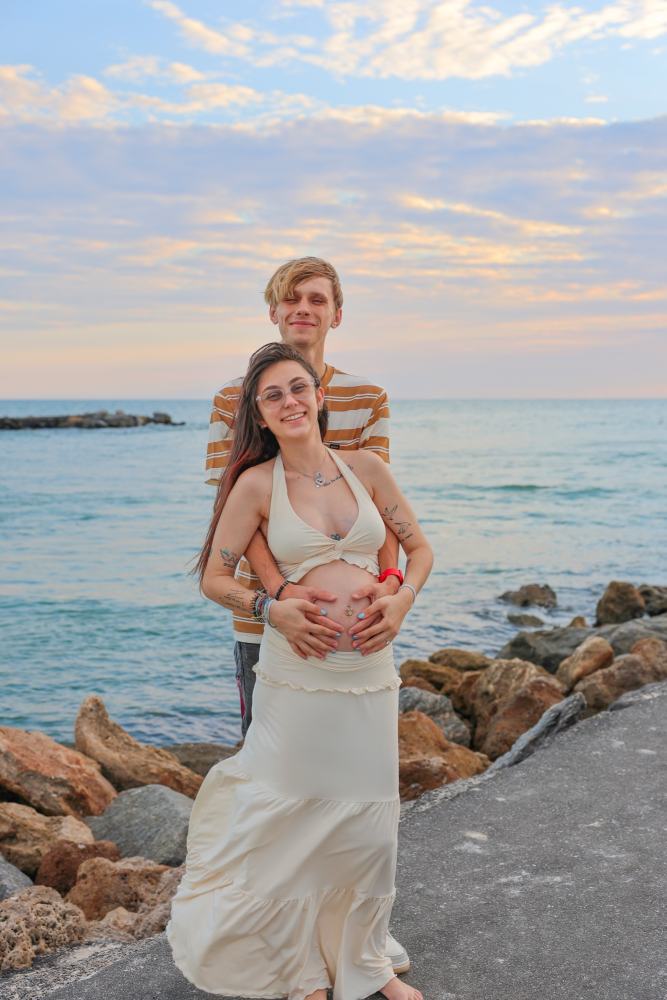
#> input picture images/gallery/birthday-parties/9S3A2709-PS.jpg, 1333 x 2000 px (shown at 1/2 size)
$ python -i process-new-photos.py   (imports and definitions only)
#> lines starting #> are read from the running program, lines starting #| are printed output that depends on the picture; pictures that were not available may be replaced by others from this repository, and a replacement may not be noted
"""
Maya's Moments FL -- New Photo Processor
=========================================
Run this script whenever new photos are added to any gallery category folder.

It will:
  1. Resize any oversized photos to max 2000px on the longest side
  2. Rename files -- replaces spaces with hyphens
  3. Bake the MM watermark into the bottom-right corner
  4. Save as web-optimized JPEG

HOW TO USE:
  In the Claude Code terminal, run:
    ! python3 tools/process-new-photos.py

  Or to process a specific category only:
    ! python3 tools/process-new-photos.py birthday-parties

The script is safe to re-run -- it tracks which files have already been
processed by checking for a small marker in the file metadata (EXIF comment).
If a photo is already watermarked it will be skipped.
"""

import os, sys, subprocess
from PIL import Image, ImageOps

# ── Config ────────────────────────────────────────────────────────────────────
PROJECT_ROOT = os.path.dirname(os.path.dirname(os.path.abspath(__file__)))
GALLERY_DIR  = os.path.join(PROJECT_ROOT, "images", "gallery")
WM_PATH      = os.path.join(PROJECT_ROOT, "images", "logo-watermark.png")

MAX_PX       = 2000    # longest side after resize
JPEG_QUALITY = 88      # 1-95, higher = better quality / larger file
WM_OPACITY   = 0.45    # 0.0 transparent -- 1.0 fully opaque
WM_SIZE_PCT  = 0.22    # watermark width as fraction of photo width
WM_PAD_PCT   = 0.025   # padding from edge as fraction of photo width
PROCESSED_TAG = "MayasMomentsFL-processed"  # marker in EXIF comment

# ── Helpers ───────────────────────────────────────────────────────────────────
# [23 lines left out: functions is_processed, resize, not called in this run]

def watermark(photo_path):
    """Composite the MM logo watermark onto the photo."""
    photo = Image.open(photo_path).convert("RGBA")
    pw, ph = photo.size
#> pw = 1333; ph = 2000

    wm    = Image.open(WM_PATH).convert("RGBA")
    wm_w  = max(60, int(pw * WM_SIZE_PCT))
#> wm_w = 293
    wm_h  = int(wm.height * wm_w / wm.width)
#> wm_h = 439
    wm    = wm.resize((wm_w, wm_h), Image.LANCZOS)
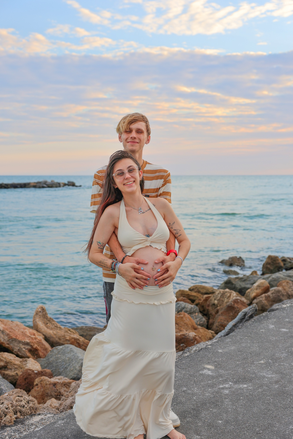
#> wm: PIL image 293x439 RGBA; mean R, G, B, A 167.5, 165.1, 164.8, 255

    r, g, b, a = wm.split()
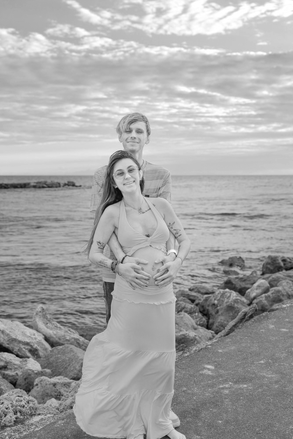
#> r: PIL image 293x439 L; min 3, max 255, mean 167.5
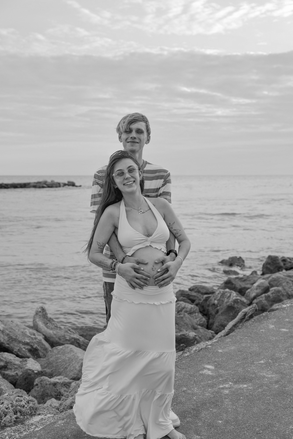
#> g: PIL image 293x439 L; min 0, max 254, mean 165.1
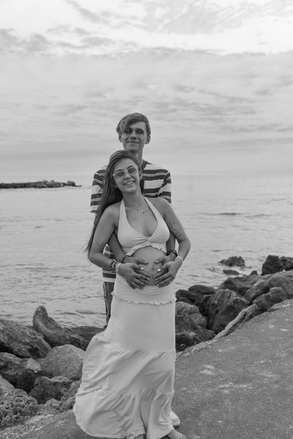
#> b: PIL image 293x439 L; min 0, max 250, mean 164.8
#> a: PIL image 293x439 L; every value is 255
    a = a.point(lambda x: int(x * WM_OPACITY))
#> a: PIL image 293x439 L; every value is 114
    wm.putalpha(a)
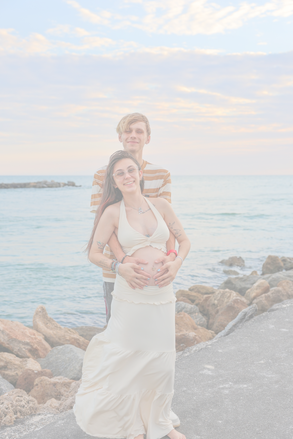
#> wm: PIL image 293x439 RGBA; mean R, G, B, A 167.5, 165.1, 164.8, 114; transparent parts drawn white

    pad_x = int(pw * WM_PAD_PCT)
#> pad_x = 33
    pad_y = int(ph * WM_PAD_PCT)
#> pad_y = 50
    pos   = (pw - wm_w - pad_x, ph - wm_h - pad_y)
#> pos = (1007, 1511)

    photo.paste(wm, pos, wm)
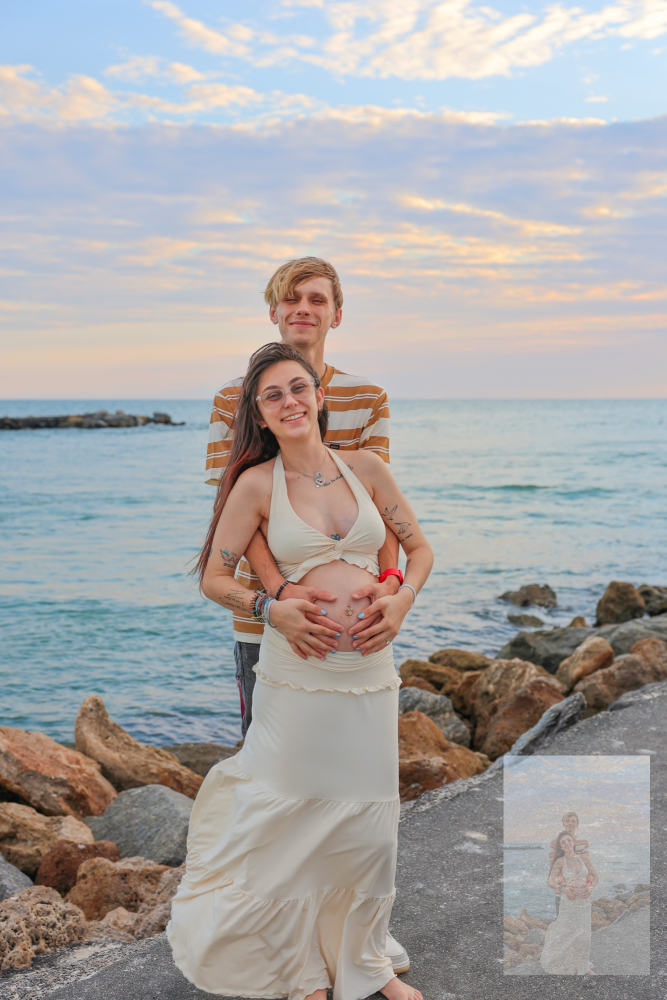
#> photo: PIL image 1333x2000 RGBA (shown at 1/2 size); mean R, G, B, A 168.4, 166, 165.6, 252; transparent parts drawn white
    # Save with marker in EXIF comment
    photo.convert("RGB").save(
        photo_path, "JPEG",
        quality=JPEG_QUALITY,
        optimize=True,
        comment=PROCESSED_TAG
    )
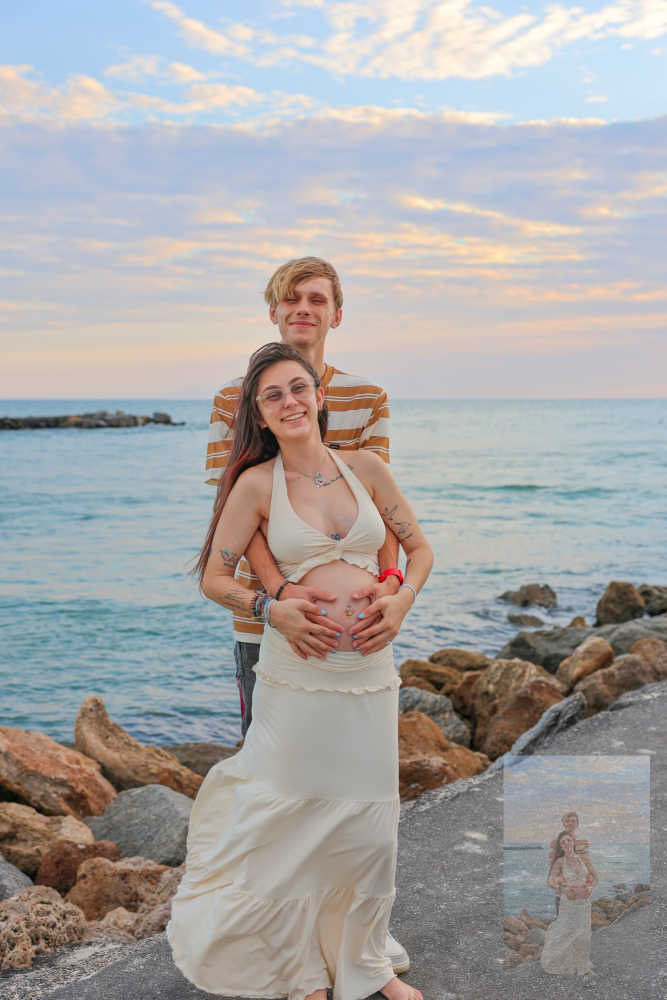
#> saved as 9S3A2709-PS.jpg: PIL image 1333x2000 RGB (shown at 1/2 size); mean R, G, B 168.4, 166, 165.6

# [55 lines left out: functions sanitize_filename, main, not called in this run]

# [2 lines not run here, left out]

>>> result = watermark('../images/gallery/birthday-parties/9S3A2709-PS.jpg')

$ run again, on images/gallery/newborn-fresh-48/9S3A0599.jpg
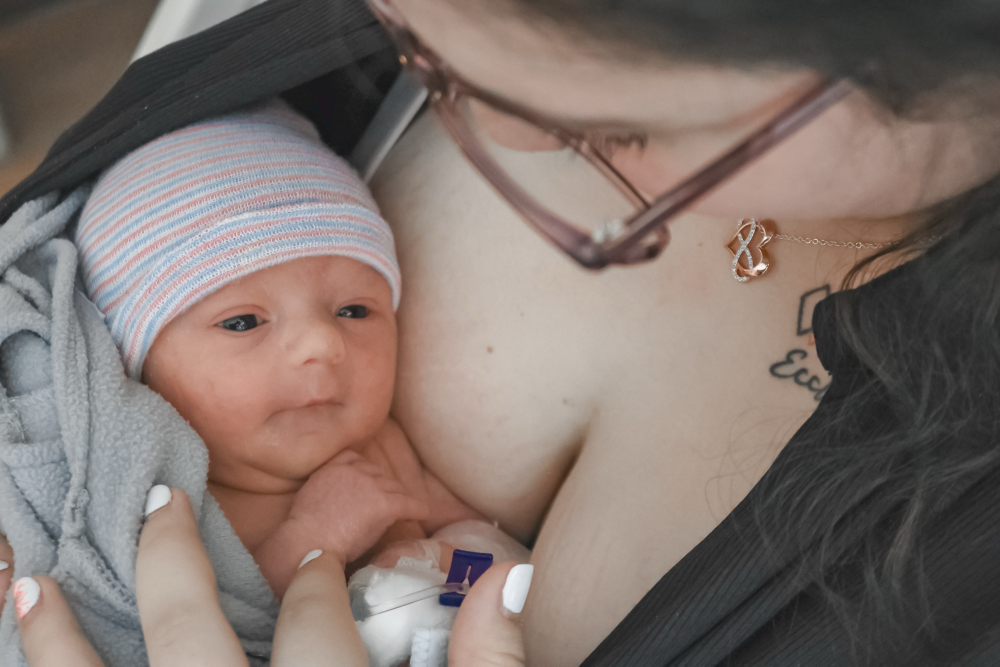
#> input picture images/gallery/newborn-fresh-48/9S3A0599.jpg, 2000 x 1333 px (shown at 1/2 size)
#> in watermark, `wm.putalpha(a)`:
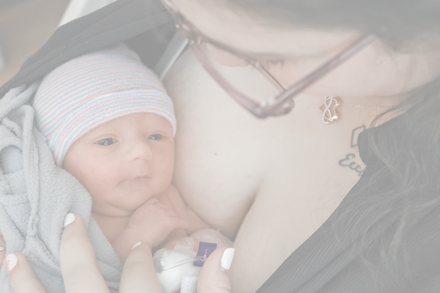
#> wm: PIL image 440x293 RGBA; mean R, G, B, A 128, 114.5, 108.5, 114; transparent parts drawn white
#> in watermark, `photo.convert("RGB").save( photo_path, "JPEG", quality=JPEG_QUALITY, o..`:
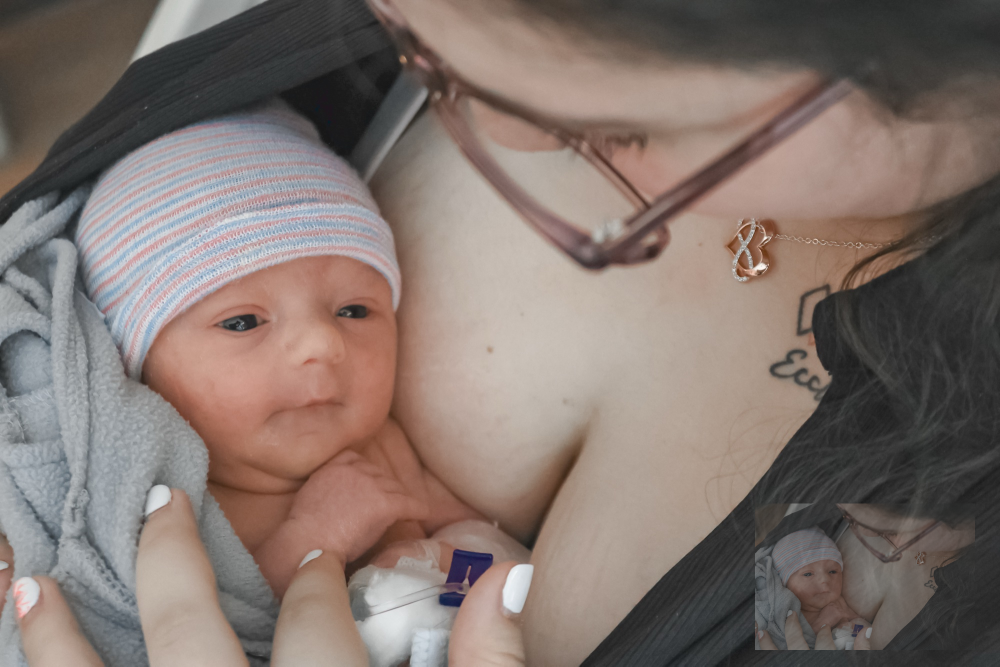
#> saved as 9S3A0599.jpg: PIL image 2000x1333 RGB (shown at 1/2 size); mean R, G, B 129.6, 115.9, 109.7

$ run again, on images/gallery/newborn-fresh-48/9S3A0775.jpg
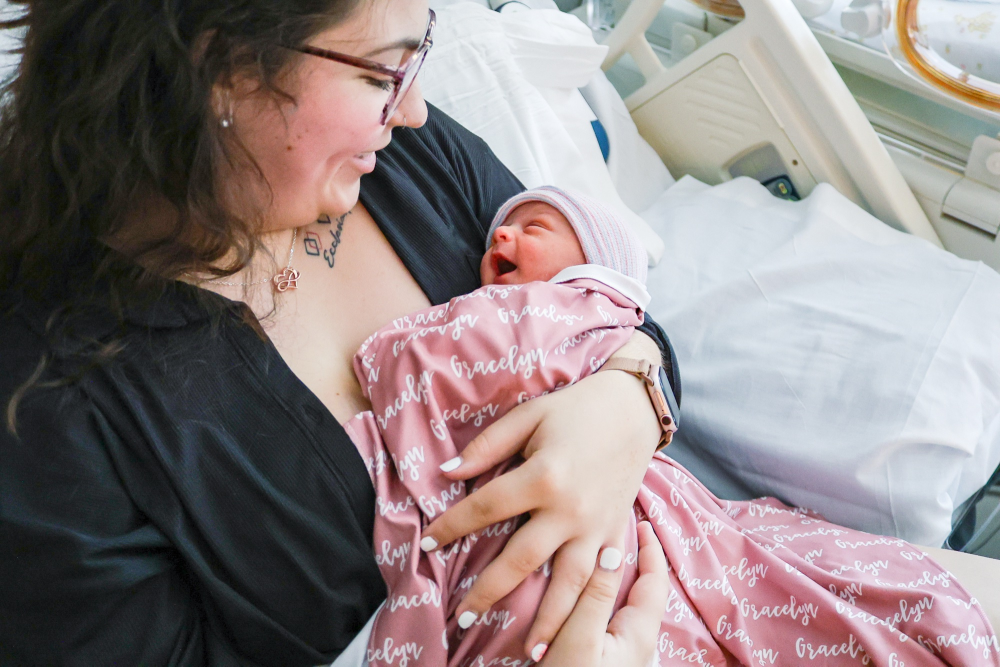
#> input picture images/gallery/newborn-fresh-48/9S3A0775.jpg, 2000 x 1333 px (shown at 1/2 size)
#> in watermark, `wm.putalpha(a)`:
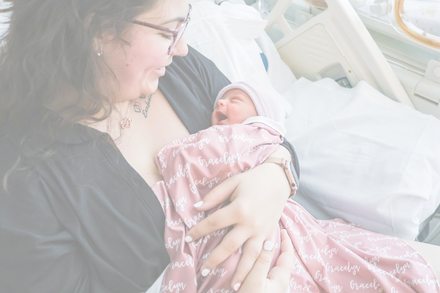
#> wm: PIL image 440x293 RGBA; mean R, G, B, A 143, 132, 132.2, 114; transparent parts drawn white
#> in watermark, `photo.convert("RGB").save( photo_path, "JPEG", quality=JPEG_QUALITY, o..`:
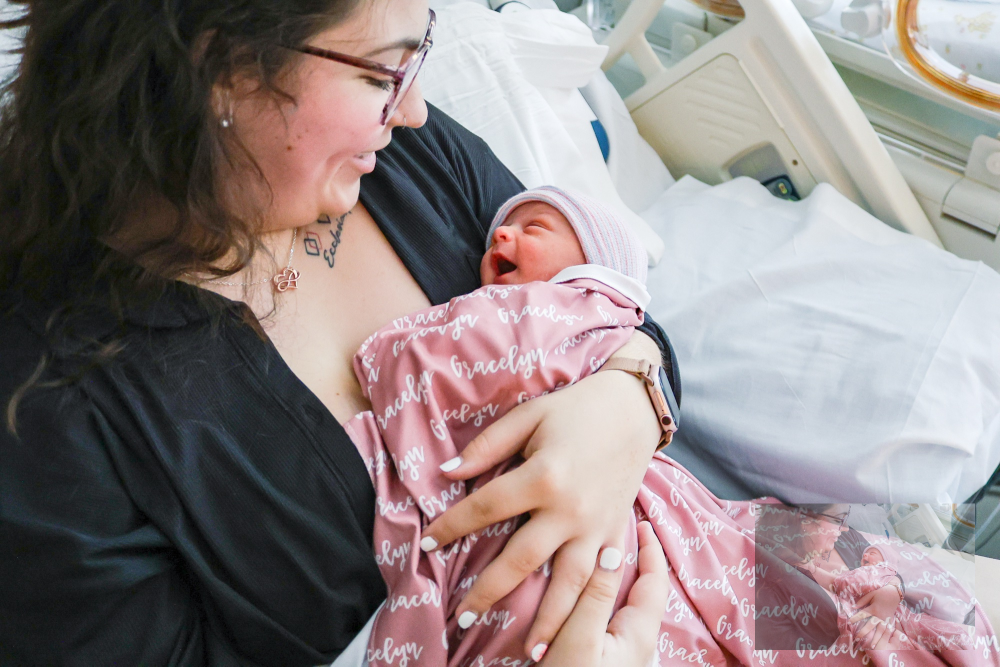
#> saved as 9S3A0775.jpg: PIL image 2000x1333 RGB (shown at 1/2 size); mean R, G, B 141.9, 131.4, 131.3

$ run again, on images/gallery/newborn-fresh-48/9S3A1030.jpg
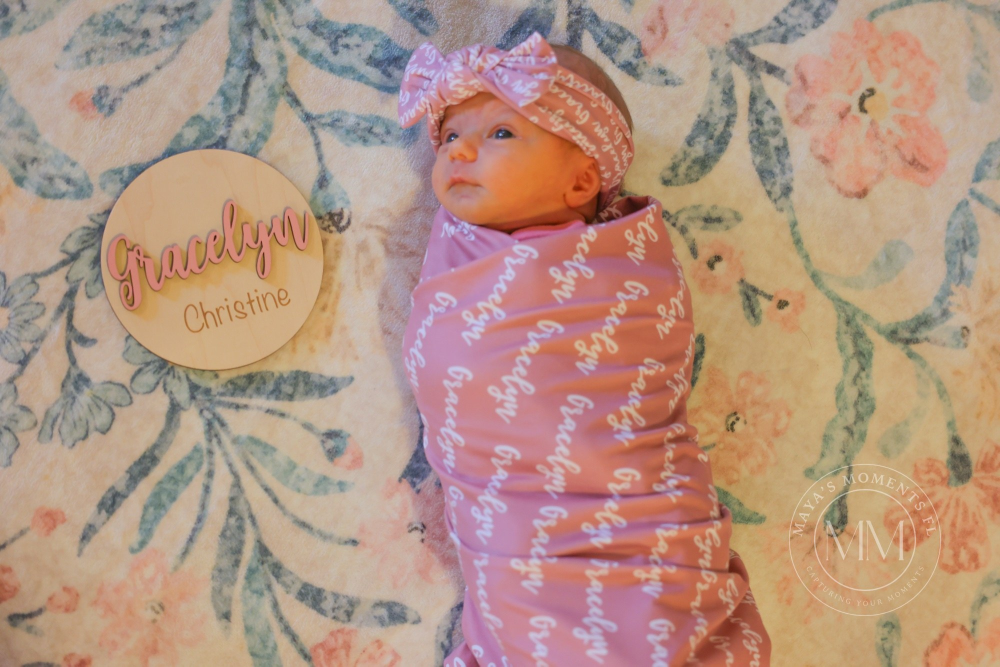
#> input picture images/gallery/newborn-fresh-48/9S3A1030.jpg, 2000 x 1333 px (shown at 1/2 size)
#> in watermark, `photo.convert("RGB").save( photo_path, "JPEG", quality=JPEG_QUALITY, o..`:
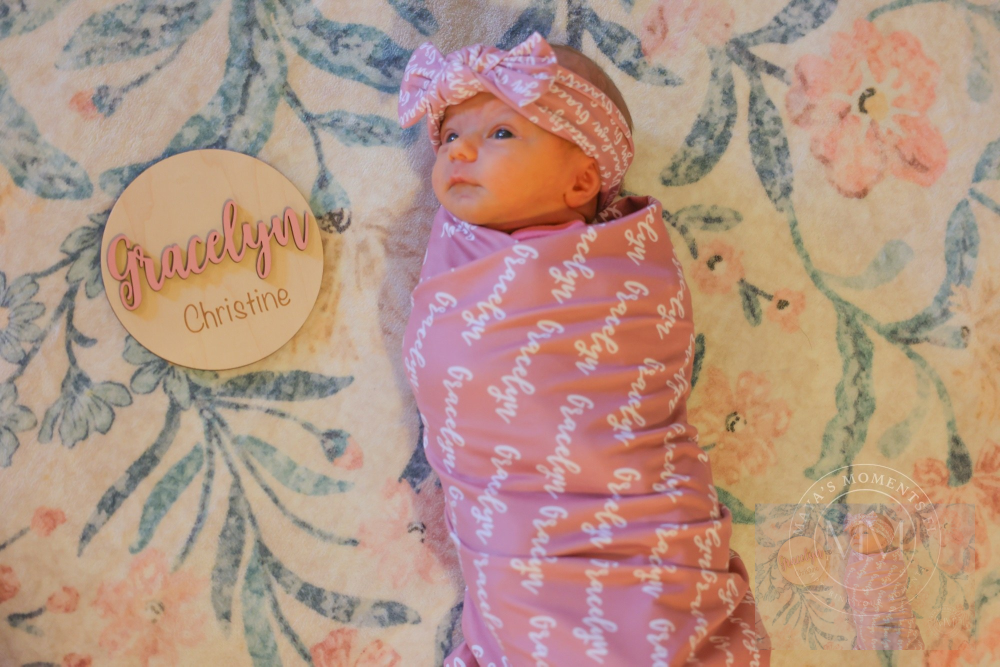
#> saved as 9S3A1030.jpg: PIL image 2000x1333 RGB (shown at 1/2 size); mean R, G, B 180.3, 148.1, 131.8
